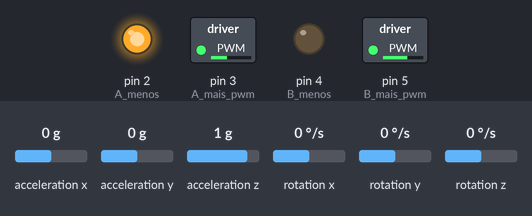
Bench run of a sketch on a simulated Arduino Uno, built with avr-gcc and run on an emulated ATmega328P. Parts: switched loads named in the sketch (green lamp = pin HIGH), output pins drawn as LEDs (lit = HIGH). The inputs (shaded band) are chosen by the test bench; at power-on: rotation z 0 °/s, acceleration x 0 g, acceleration y 0 g, acceleration z 1 g, rotation x 0 °/s, rotation y 0 °/s. What the sketch prints to the serial monitor is not drawn.

Above: at 1.2 s.
1.3 s: rotation z set to -27 °/s
4.3 s: rotation z set to -31 °/s
At 5.2 s:
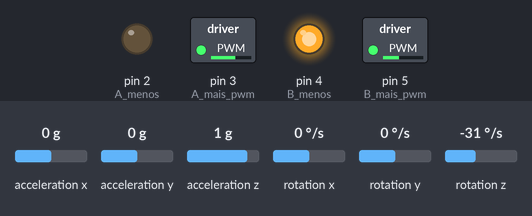
5.9 s: rotation z set to 37 °/s
8.9 s: rotation z set to 48 °/s
10.7 s: rotation z set to -49 °/s
13.7 s: rotation z set to -56 °/s
Timing chart, 0 to 16.3 s (numbered marks = the images above; inputs shaded):
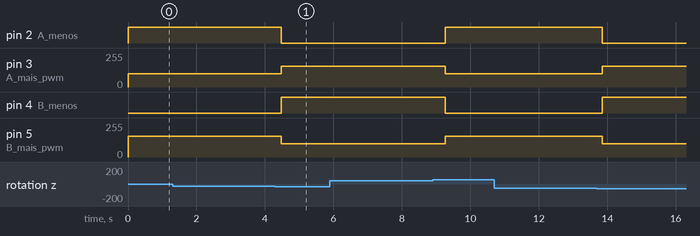

Measured:
- the behaviour switches between -28 and -29 °/s on rotation z (found by bisection; images 0 and 1)
- after the input at 1.3 s, every drawn part: stays the same
- after the input at 5.9 s, every drawn part: stays the same
- after the input at 10.7 s, every drawn part: stays the same

The sketch:

TesteGiroscopio.ino
```cpp
#include "MPU6050.h"
#include <Wire.h>
#include "I2Cdev.h"


//INT NO PINO 2

MPU6050 accelgyro;

int16_t ax, ay, az;
int16_t gx, gy, gz;


double accZangle;

double gyroZangle = 180;

unsigned long timer;

//----- Porta do Motor -----
const int B_mais_pwm =5; // Portas que não funcionam 7,6,5,4
const int B_menos    =4; // Portas que funcioam 5,4,3,2
const int A_mais_pwm =3;
const int A_menos    =2;

const int PinAc = 2; // Pino de interrupção

void setup() {

  Wire.begin();

    //----- Motor -----
  pinMode(B_menos, OUTPUT);
  pinMode(A_menos, OUTPUT);

  pinMode(PinAc, OUTPUT);

  // Inicializando a comunicação serial
  // funciona em 8MHz ou em 16MHz
  Serial.begin(38400);

  // Iniciando dispositivos
  Serial.println("Inicializando cominicacao I2C...");

  accelgyro.initialize();

  // Testando a conexão com a MPU6050
  Serial.print("Testando a conexao com MPU6050...");
  Serial.println(accelgyro.testConnection() ? "MPU6050 conectada com sucesso" : "Falha na conexao com a MPU6050");

  timer = micros();
}

void loop()
{

  acGiroD();
  acGiroE();
}

void acGiroD()
{
  //CURVA PARA DIREITA
  accelgyro.initialize();
  gyroZangle = 180;

  do
  {
    accelgyro.getMotion6(&ax, &ay, &az, &gx, &gy, &gz);

    accZangle = (atan2(ax, ay) + PI) * RAD_TO_DEG;

    double gyroZrate = -((double)gz / 131.0);

    gyroZangle += gyroZrate * ((double)(micros() - timer) / 1000000);

    delay(1);
    timer = micros();
    //Serial.println(gyroZangle);


    //COMANDO DE GIRO PARA DIREITA
    motor_direita(100);
    delay(10);


  } while (gyroZangle < 260);

}

void acGiroE() {
  //CURVA PARA ESQUERDA
  accelgyro.initialize();
  gyroZangle = 180;

  do
  {
    accelgyro.getMotion6(&ax, &ay, &az, &gx, &gy, &gz);

    accZangle = (atan2(ax, ay) + PI) * RAD_TO_DEG;

    double gyroZrate = -((double)gz / 131.0);

    gyroZangle += gyroZrate * ((double)(micros() - timer) / 1000000);

    delay(1);
    timer = micros();
    //Serial.println(gyroZangle);


    //COMANDO DE GIRO PARA ESQUERDA
    motor_esquerda(100);
    delay(10);


  } while (gyroZangle > 103);

}
```

Controle_Motor.ino
```cpp
//----- Função para Avançar -----
void motor_avancar(byte forca)
{
   digitalWrite(B_menos,HIGH);
   analogWrite(B_mais_pwm,forca);
   digitalWrite(A_menos,HIGH);
   analogWrite(A_mais_pwm,forca);
}

//----- Função para Voltar -----
void motor_voltar(byte forca)
{
  forca=255-forca;
   digitalWrite(B_menos,LOW);
   analogWrite(B_mais_pwm,forca);
   digitalWrite(A_menos,LOW);
   analogWrite(A_mais_pwm,forca);
}

//----- Função para Direita -----
void motor_direita(byte forca)
{
  byte x =255-forca;
   digitalWrite(B_menos,LOW);
   analogWrite(B_mais_pwm,x);
   digitalWrite(A_menos,HIGH);
   analogWrite(A_mais_pwm,forca);
}

//----- Função para Esquerda -----
void motor_esquerda(byte forca)
{
  byte x =255-forca;
   digitalWrite(B_menos,HIGH);
   analogWrite(B_mais_pwm,forca);
   digitalWrite(A_menos,LOW);
   analogWrite(A_mais_pwm,x);
}

//----- Função para Parar -----
void motor_parar()
{
   digitalWrite(B_menos,LOW); //estava high
   analogWrite(B_mais_pwm,0);
   digitalWrite(A_menos,LOW); //estava high
   analogWrite(A_mais_pwm,0);
}
```
